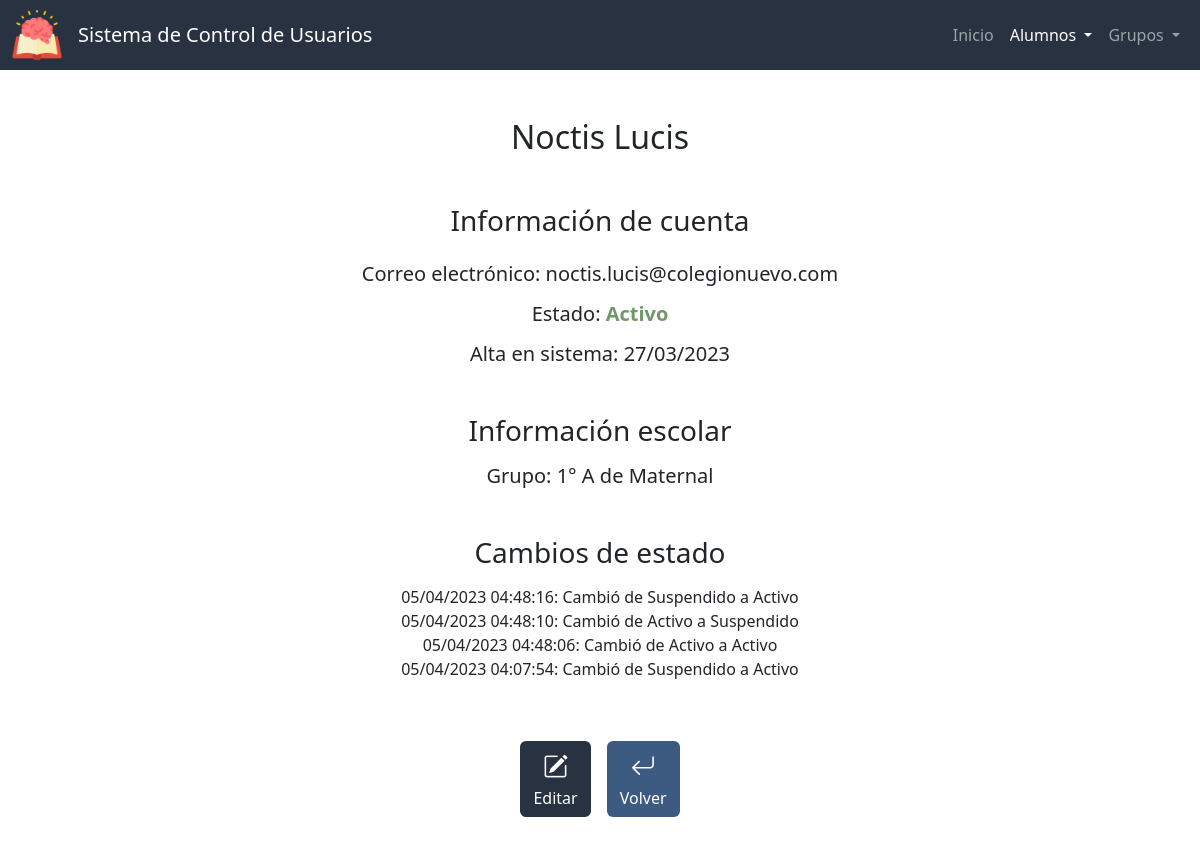
The app's page /ver_alumno?id=6, older data.
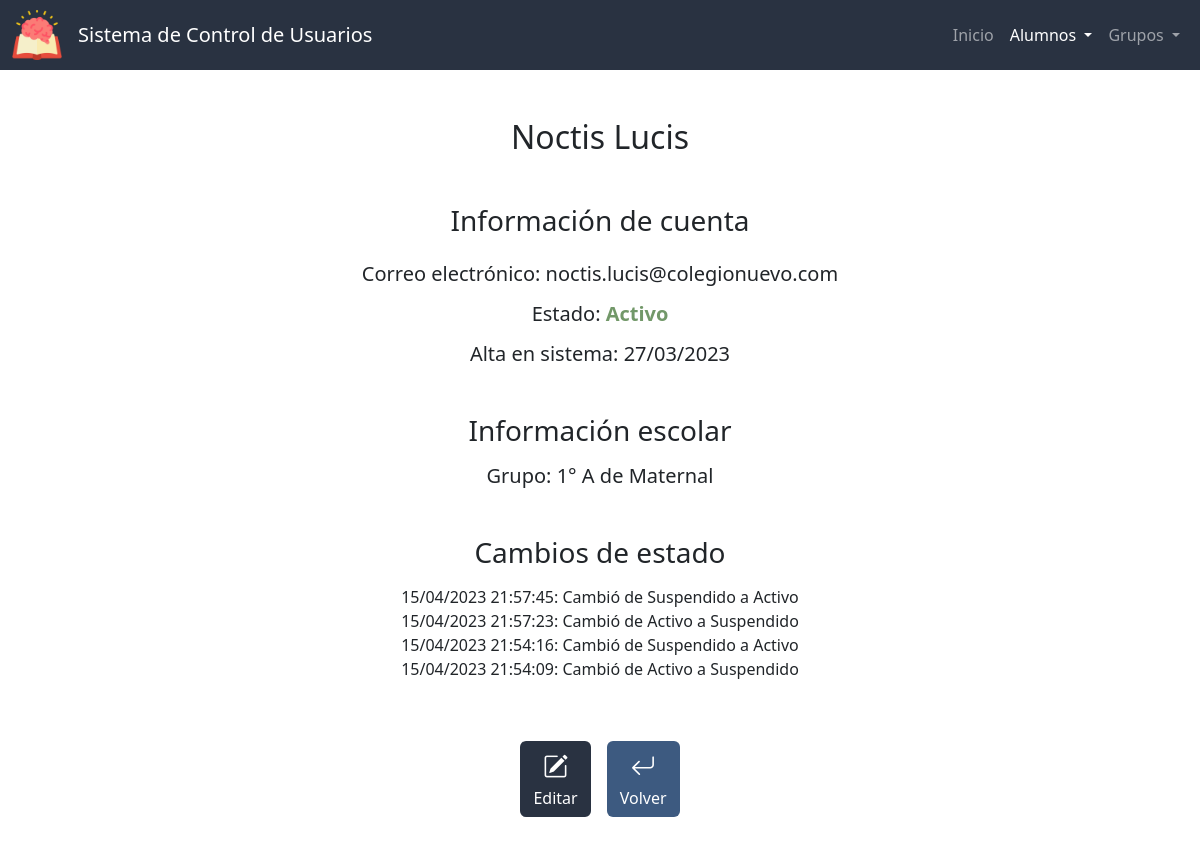
The same page, newer data.
### app.py (models this page shows, shortened)
class Alumnos(db.Model):
    id = db.Column(db.Integer, primary_key=True)
    nombre = db.Column(db.String(50), nullable=False)
    apellidos = db.Column(db.String(50), nullable=False)
    correo = db.Column(db.String(50), nullable=False, unique=True)
    estado = db.Column(db.Integer, nullable=False, default=0) # 0 - activo, 1 - suspendido, 2 - baja
    fecha_de_creacion = db.Column(db.DateTime, nullable=False, default=datetime.now)

class Grupos(db.Model):
    id = db.Column(db.Integer, primary_key=True)
    seccion = db.Column(db.String(50), nullable=False)
    grado = db.Column(db.Integer, nullable=False)
    grupo = db.Column(db.String(1), nullable=False)

class CambiosEstado(db.Model):
    id = db.Column(db.Integer, primary_key=True)
    id_alumno = db.Column(db.Integer, db.ForeignKey('alumnos.id'), nullable=False)
    fecha = db.Column(db.DateTime, nullable=False, default=datetime.utcnow)
    estado_anterior = db.Column(db.Integer, nullable=False)
    estado_nuevo = db.Column(db.Integer, nullable=False)

### app.py (the view)
@app.route('/ver_alumno')
def ver_alumno():
    id = request.args.get("id")
    alumno = db.session.query(Alumnos).filter_by(id=id).first()
    cambios = db.session.query(CambiosEstado).filter_by(id_alumno=id).order_by(CambiosEstado.fecha.desc()).all()
    id_grupo = db.session.query(alumnos_por_grupo.c.id_grupo).filter_by(id_alumno=id).first()
    if id_grupo:
        id_grupo = id_grupo[0]
        grupo_actual = db.session.query(Grupos).filter_by(id=id_grupo).first()
    else:
        grupo_actual = None
    return render_template("ver_alumno.html", active="Alumno", grupo_actual=grupo_actual, alumno=alumno, colores=COLORES, cambios=cambios, estados=ESTADOSV)

### templates/ver_alumno.html (shortened to what this page needs)
{% extends "layout.html" %}
{% block main %}
    <h2 class="mb-5">{{ alumno.nombre }} {{ alumno.apellidos }}</h2>
    <h3 class="mb-4">Información de cuenta</h3>
    <h5 class="mb-3">Correo electrónico: {{ alumno.correo }}</h5>
    <h5 class="mb-3">Estado: <span style="color:{{ colores[estados[alumno.estado]] }}; font-weight: bold;">{{ estados[alumno.estado] }}</span></h5>
    <h5 class="mb-5">Alta en sistema: {{ alumno.fecha_de_creacion.strftime('%d/%m/%Y') }}</h5>
    <h3 class="mb-3">Información escolar</h3>
    <h5 class="mb-5">{% if grupo_actual %} Grupo: {% else %} No hay grupos para mostrar {% endif %}
        {% if grupo_actual.grado %} {{ grupo_actual.grado }}° {% set x=" de " %}{% endif %}
        {% if grupo_actual.grupo %}{{ grupo_actual.grupo }} {% set x=" de " %} {% endif %}
        {% if grupo_actual.seccion %}{{ x }}{{ grupo_actual.seccion }}{% endif %}
    </h5>
    {% if cambios %}
        <h3 class="mb-3">Cambios de estado</h3>
        <div class="mb-5" id="log">
            {% for cambio in cambios %}
                {{ cambio.fecha.strftime('%d/%m/%Y %H:%M:%S') }}: Cambió de {{ estados[cambio.estado_anterior] }} a {{ estados[cambio.estado_nuevo] }} <br>
            {% endfor %}
        </div>
    {% endif %}
    <div class="p-2 btn-group">
        <form action="/editar_alumno">
            <button type="submit" class="btn-bi btn color-primario mx-2" title="Editar"><i class="bi bi-pencil-square"></i><div>Editar</div></button>
        </form>
        <form action="/lista_alumnos">
            <button type="submit" class="btn-big btn ver mx-2" title="Volver"><i class="bi bi-arrow-return-left"></i><div>Volver</div></button>
        </form>
    </div>
{% endblock %}

### templates/layout.html (shortened to what this page needs)
<!DOCTYPE html>
<html lang="es">
    <head>
        <link href="https://cdn.jsdelivr.net/npm/bootstrap@5.3.0-alpha1/dist/css/bootstrap.min.css" rel="stylesheet">
        <link rel="stylesheet" href="https://cdn.jsdelivr.net/npm/bootstrap-icons@1.10.3/font/bootstrap-icons.css">
        <link rel="stylesheet" href="https://use.fontawesome.com/releases/v5.6.3/css/all.css">
        <link href="/static/styles.css" rel="stylesheet">
    </head>
    <body>
        <nav class="navbar navbar-expand-sm navbar-dark">
            <div class="container-fluid">
                <a class="navbar-brand" href="/">
                    <img alt="logo de escuela" src="static\logo.png" height=50px class="d-inline-block align-top">
                </a>
                <a class="navbar-brand" href="/"><span class="movil">SCU</span><span class="no-movil">Sistema de Control de Usuarios</span></a>
                <div class="collapse navbar-collapse color-primario" id="navbarSupportedContent">
                    <ul class="navbar-nav ms-auto mb-2 mb-lg-0">
                    <li class="nav-item">
                        <a class="nav-link {% if active=='Inicio' %} active {% endif %}" aria-current="page" href="/">Inicio</a>
                    </li>
                    <li class="nav-item dropdown">
                        <a class="nav-link dropdown-toggle {% if active in ['Lista de alumnos', 'Alta alumno', 'Alumno', 'Bajas alumnos'] %} active {% endif %}" href="#" id="navbarDropdown" role="button" data-bs-toggle="dropdown" aria-expanded="false">
                        Alumnos
                        </a>
                    </li>
                    <li class="nav-item dropdown">
                        <a class="nav-link dropdown-toggle {% if grupo %} active {% endif %}" href="#" id="navbarDropdown" role="button" data-bs-toggle="dropdown" aria-expanded="false">
                        Grupos
                        </a>
                    </li>
                    </ul>
                </div>
            </div>
          </nav>
          <main class="container-fluid py-5 text-center">
            {% block main %}{% endblock %}
        </main>
    </body>
</html>

### static/styles.css (style rules this page uses)
:root { --color-primario: #293241; --color-primario-active: #3b4f69; --color-primario-hover: #334458; --letra-primario: white; --letra-primario-inactive: #9A9EA5; --letra-primario-hover: #C9CBCF; --verde: #729869; --verde-active: #588559; --amarillo: #D69900; --amarillo-active: #b17900; --color-ver: #3D5A80; --color-ver-active: #5281a7; --gris: #a5a5a5; --gris-active: #969696; --gris-oscuro: #7c7c7c; --gris-oscuro-active: #646464; }
.navbar { background-color: var(--color-primario); height: 70px; }
.color-primario { background-color: var(--color-primario); color: var(--letra-primario); }
.btn.edit, .btn-big { transition: transform 0.2s ease-in-out; }
.ver { background-color: var(--color-ver); color: var(--letra-primario); }
.bi { font-size: 25px; color: var(--letra-primario); }
#log { max-height: 100px; overflow: auto; max-width: 500px; justify-content: center; margin: auto; }

Row changes from the older to the newer data that the page shows:
no longer on this page (row unchanged): CambiosEstado: fecha "05/04/2023 04:48:16", estado_anterior "Suspendido", estado_nuevo "Activo"
no longer on this page (row unchanged): CambiosEstado: fecha "05/04/2023 04:48:10", estado_anterior "Activo", estado_nuevo "Suspendido"
no longer on this page (row unchanged): CambiosEstado: fecha "05/04/2023 04:48:06", estado_anterior "Activo", estado_nuevo "Activo"
no longer on this page (row unchanged): CambiosEstado: fecha "05/04/2023 04:07:54", estado_anterior "Suspendido", estado_nuevo "Activo"
added CambiosEstado: fecha "15/04/2023 21:57:45", estado_anterior "Suspendido", estado_nuevo "Activo"
added CambiosEstado: fecha "15/04/2023 21:57:23", estado_anterior "Activo", estado_nuevo "Suspendido"
added CambiosEstado: fecha "15/04/2023 21:54:16", estado_anterior "Suspendido", estado_nuevo "Activo"
added CambiosEstado: fecha "15/04/2023 21:54:09", estado_anterior "Activo", estado_nuevo "Suspendido"
